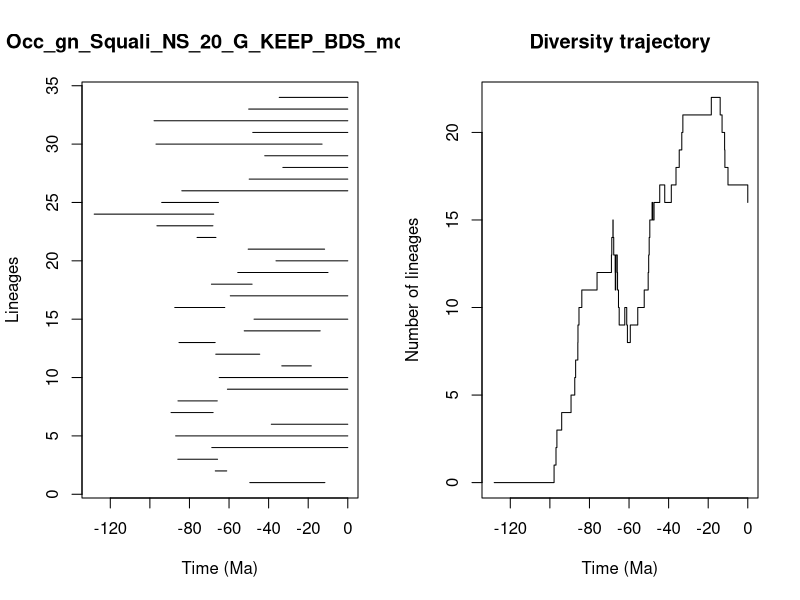

Write R code to recreate this figure.


pdf(file='../Results/Genus_NS/5_MA_bins_EP/pyrate_mcmc_logs/Occ_gn_Squali_NS_20_G_KEEP_BDS_mcmc_LTT.pdf',width=0.6*20, height=0.6*10)
title = "Occ_gn_Squali_NS_20_G_KEEP_BDS_mcmc"
ts=c(49.50490245215425, 66.94846755970488,85.87628012260203,68.71500777976344,86.98567651668527,38.64193784044732,89.30414917595168,85.80285879995625,60.82172651010497,64.97769253404381,33.34393464685083,66.70799694893955,85.29208126698349,52.329525937216005,47.358305777698185,87.4249303556892,59.36326641664169,68.89904096153951,55.59416832813497,36.26777585068124,50.33187769408959,76.163788636099,96.44925993003473,128.13295066534891,94.02940254450405,83.8636479164715,49.822822382559046,32.80157252753935,41.96011485843356,96.90767225727187,48.0174200504859,97.87921676092213,50.07529933355349,34.638865564894495)
te=c(11.566114620627253, 61.16465572890197,65.80392387655183,0.0,0.0,0.0,68.04495350287405,65.95005990895807,0.0,0.0,18.42938051235631,44.48775937100156,67.01006279234325,13.948590885634658,0.0,62.14794615635843,0.0,48.35057550464092,9.998056208861806,0.0,11.71038907901575,66.61782017573742,68.14136911255996,67.73554530514808,65.33491131308783,0.0,0.0,0.0,0.0,12.992780741209357,0.0,0.0,0.0,0.0)
div_traj=c(0, 1,2,3,4,5,6,7,8,9,10,11,12,13,14,15,14,13,12,11,12,13,12,11,10,9,10,9,8,9,10,11,12,13,14,15,16,15,16,17,16,17,18,19,20,21,22,21,20,19,18,17,16)
time_events=c(128.13295066534891, 97.87921676092213,96.90767225727187,96.44925993003473,94.02940254450405,89.30414917595168,87.4249303556892,86.98567651668527,85.87628012260203,85.80285879995625,85.29208126698349,83.8636479164715,76.163788636099,68.89904096153951,68.71500777976344,68.14136911255996,68.04495350287405,67.73554530514808,67.01006279234325,66.94846755970488,66.70799694893955,66.61782017573742,65.95005990895807,65.80392387655183,65.33491131308783,64.97769253404381,62.14794615635843,61.16465572890197,60.82172651010497,59.36326641664169,55.59416832813497,52.329525937216005,50.33187769408959,50.07529933355349,49.822822382559046,49.50490245215425,48.35057550464092,48.0174200504859,47.358305777698185,44.48775937100156,41.96011485843356,38.64193784044732,36.26777585068124,34.638865564894495,33.34393464685083,32.80157252753935,18.42938051235631,13.948590885634658,12.992780741209357,11.71038907901575,11.566114620627253,9.998056208861806,0.0)
                par(mfrow=c(1,2))
                L = length(ts)
                plot(ts, 1:L , xlim=c(-max(ts)-1,0), pch=20, type="n", main=title,xlab="Time (Ma)",ylab="Lineages")
                for (i in 1:L){segments(x0=-te[i],y0=i,x1=-ts[i],y1=i)}    
                t = -time_events
                plot(div_traj ~ t,type="s", main = "Diversity trajectory",xlab="Time (Ma)",ylab="Number of lineages",xlim=c(-max(ts)-1,0))
                abline(v=c(65,200,251,367,445),lty=2,col="gray")
                
